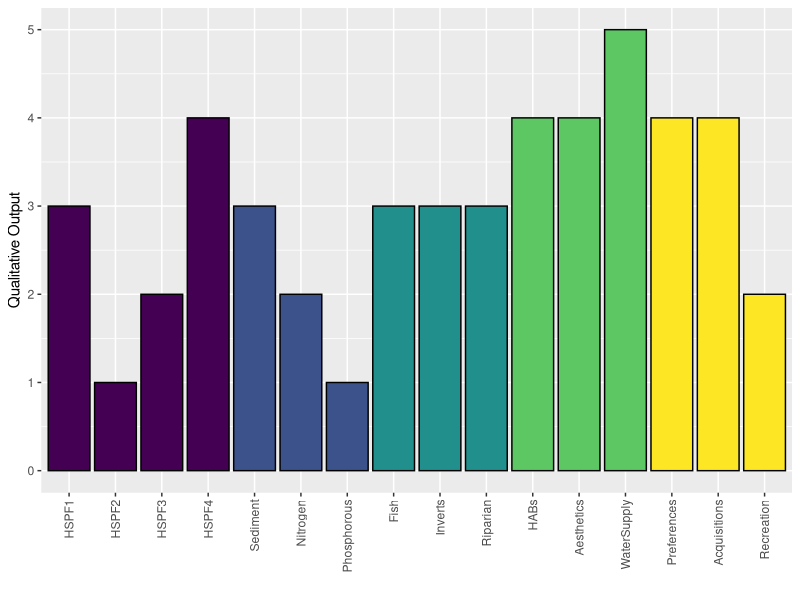
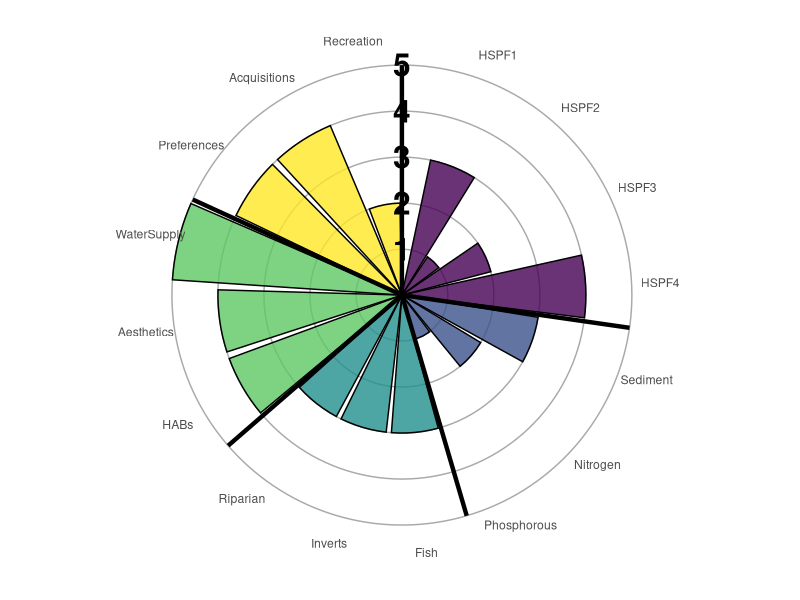
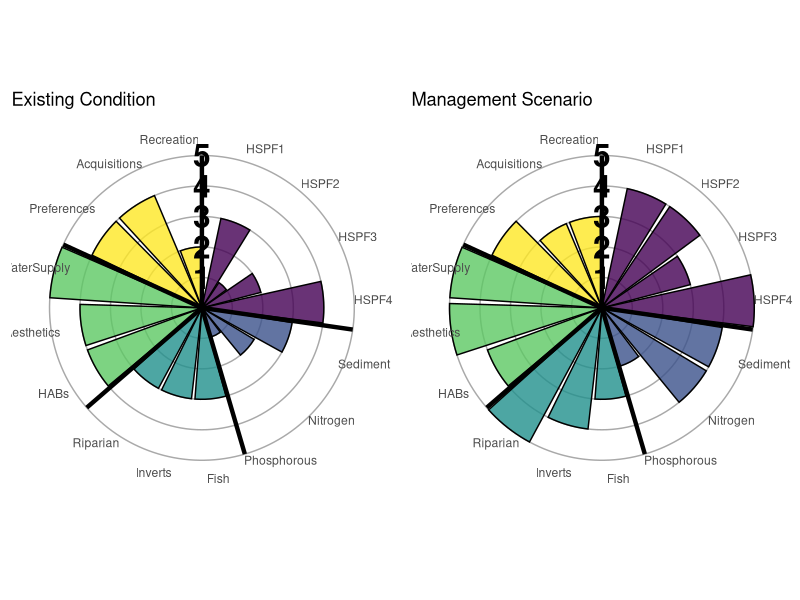
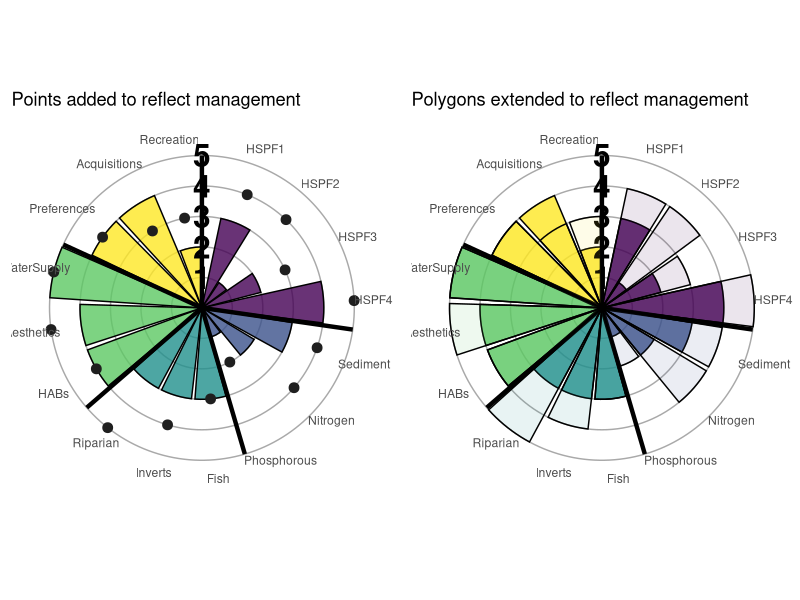
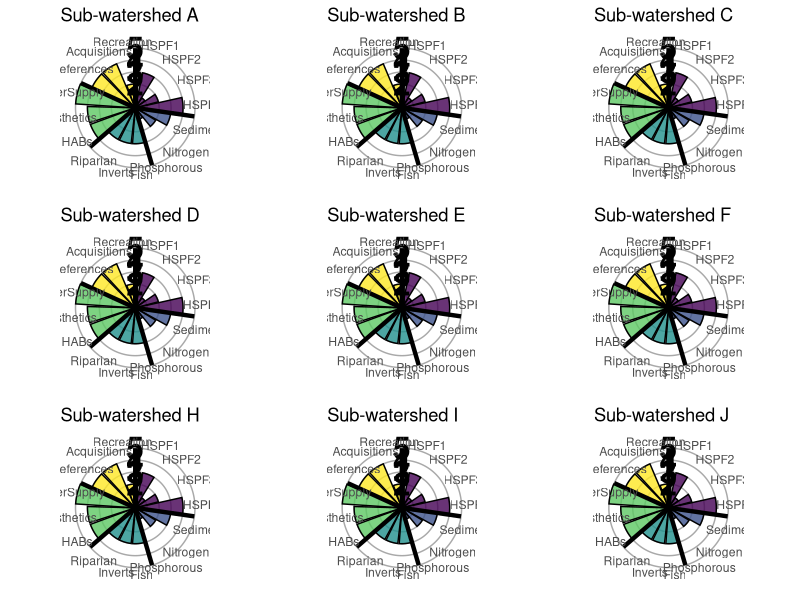

Reproduce these figures in R, in order.
## ---- chunk 1
#Markdown options
knitr::opts_chunk$set(echo=FALSE, warning=FALSE, message = FALSE) 

##########
#Clear local memory
rm(list=ls(all=TRUE))

##########
#Load R package containing color palette
library(viridis)

#Load R package containing rose diagram using base R
#library(CircStats)

#Load R package containing lots of plotting commands
library(ggplot2)
library(forcats)
library(gridExtra)
## ---- chunk 2
#Specify a hypothetical data set as a data frame
brewer <- list(Category=NA, Metric=NA, ExCond=NA, MgmtScen=NA, Color=NA)

brewer$Category <- c("Hydrology", "Hydrology", "Hydrology", "Hydrology", 
                     "WQ", "WQ", "WQ", 
                     "Biodiversity", "Biodiversity", "Biodiversity", 
                     "Lake", "Lake", "Lake", 
                     "Social", "Social", "Social")

brewer$Metric <- c("HSPF1", "HSPF2", "HSPF3", "HSPF4", 
                     "Sediment", "Nitrogen", "Phosphorous", 
                     "Fish", "Inverts", "Riparian", 
                     "HABs", "Aesthetics", "WaterSupply", 
                     "Preferences", "Acquisitions", "Recreation")

brewer$ExCond <- c(3,1,2,4,
                   3,2,1,
                   3,3,3,
                   4,4,5,
                   4,4,2)

brewer$MgmtScen <- c(4,4,3,5,
                   4,4,2,
                   3,4,5,
                   4,5,5,
                   4,3,3)

brewer$Color <- c(viridis(5)[1], viridis(5)[1], viridis(5)[1], viridis(5)[1],
                  viridis(5)[2], viridis(5)[2], viridis(5)[2],
                  viridis(5)[3], viridis(5)[3], viridis(5)[3],
                  viridis(5)[4], viridis(5)[4], viridis(5)[4],
                  viridis(5)[5], viridis(5)[5], viridis(5)[5])

#Create a data frame from this list
brewer.df <- as.data.frame(brewer)

#Send output table for the Brewer Lake outcomes
knitr::kable(brewer.df[,1:4], caption="Table 1. Hypothetical output data from Brewer Lake Watershed assessment.", align="c") 
## ---- chunk 3
#OLD CODE for constructing a bar plot with base R
#Plot settings for turning axis labels and setting margins
#par(las=2, mar=c(6,3,1,1))
#barplot(height=brewer$ExCond, names=brewer$Metric,
#        col=brewer$Color, 
#        main="", ylab="Qualitative Output")
#box()

##########
#Construct a bar plot with ggplot based on the brewer data frame
#fct_inorder reorders the data set to match the original (rather than alphabetically)
ggplot(data=brewer.df, aes(x=fct_inorder(Metric), y=ExCond)) +
  #Add bar plot
  geom_bar(stat = "identity", fill=brewer.df$Color, col="black") + 
  #Turn axis labels
  theme(axis.text.x = element_text(angle = 90, vjust = 0.5, hjust=1)) + 
  #Add axis titles
  xlab("") + ylab("Qualitative Output")

## ---- chunk 4
#Construct a circular bar plot with ggplot
#Help: https://r-graph-gallery.com/web-circular-barplot-with-R-and-ggplot2.html

#Open the ggplot dialog based on the brewer data frame
#fct_inorder reorders the data set to match the original (rather than alphabetically)
brewer.ExCond <- ggplot(data=brewer.df, aes(x=fct_inorder(Metric), y=ExCond)) +
  
  #Make custom panel grid
  geom_hline(aes(yintercept = y), data.frame(y = c(0:5)), color = "darkgrey") +
  
  #Add bars 
  geom_col(aes(x=fct_inorder(Metric), y=ExCond), col="black", fill = brewer$Color, alpha=0.8, show.legend = FALSE) +
  
  #Change ylimits
  ylim(0,5) +

  #Move to circular coordinate system
  coord_polar() + 
  
  #Annotate figure with output levels
    annotate(x=0, y=1, label="1", geom="text", cex=8, fontface=2) +
    annotate(x=0, y=2, label="2", geom="text", cex=8, fontface=2) +
    annotate(x=0, y=3, label="3", geom="text", cex=8, fontface=2) +
    annotate(x=0, y=4, label="4", geom="text", cex=8, fontface=2) +
    annotate(x=0, y=5, label="5", geom="text", cex=8, fontface=2) +
  
  #Annotate figure with output categories?
    #annotate(x=2.5, y=5, label="Hydrology", geom="text", angle = -60, cex=8, fontface=2) +
  
  #Add lines breaking the categories of outputs
    geom_vline(aes(xintercept = 0), linewidth=1.5) +
    geom_vline(aes(xintercept = 4.5), linewidth=1.5) +
    geom_vline(aes(xintercept = 7.5), linewidth=1.5) +
    geom_vline(aes(xintercept = 10.5), linewidth=1.5) +
    geom_vline(aes(xintercept = 13.5), linewidth=1.5) +

  #Add and modify chart elements
    #remove axis ticks and text
    theme(axis.title = element_blank(), axis.ticks = element_blank(),axis.text.y = element_blank()) +
    #change background color to white
    theme(panel.background = element_rect(fill = "white", color = "white")) + 
    #remove extra grid lines
    theme(panel.grid = element_blank(), panel.grid.major.x = element_blank()) 

#Render the figure 
brewer.ExCond
## ---- chunk 5
#CREATE A PLOT FOR MANAGEMENT SCENARIOS

##########
#Construct a circular bar plot with ggplot
#Help: https://r-graph-gallery.com/web-circular-barplot-with-R-and-ggplot2.html

#Open the ggplot dialog based on the brewer data frame
#fct_inorder reorders the data set to match the original (rather than alphabetically)
brewer.MgmtScen <- ggplot(data=brewer.df, aes(x=fct_inorder(Metric), y=MgmtScen)) +
  
  #Make custom panel grid
  geom_hline(aes(yintercept = y), data.frame(y = c(0:5)), color = "darkgrey") +
  
  #Add bars 
  geom_col(aes(x=fct_inorder(Metric), y=MgmtScen), col="black", fill = brewer$Color, alpha=0.8, show.legend = FALSE) +
  
  #Change ylimits
  ylim(0,5) +

  #Move to circular coordinate system
  coord_polar() + 
  
  #Annotate figure with output levels
    annotate(x=0, y=1, label="1", geom="text", cex=8, fontface=2) +
    annotate(x=0, y=2, label="2", geom="text", cex=8, fontface=2) +
    annotate(x=0, y=3, label="3", geom="text", cex=8, fontface=2) +
    annotate(x=0, y=4, label="4", geom="text", cex=8, fontface=2) +
    annotate(x=0, y=5, label="5", geom="text", cex=8, fontface=2) +
  
  #Annotate figure with output categories?
    #annotate(x=2.5, y=5, label="Hydrology", geom="text", angle = -60, cex=8, fontface=2) +
  
  #Add lines breaking the categories of outputs
    geom_vline(aes(xintercept = 0), linewidth=1.5) +
    geom_vline(aes(xintercept = 4.5), linewidth=1.5) +
    geom_vline(aes(xintercept = 7.5), linewidth=1.5) +
    geom_vline(aes(xintercept = 10.5), linewidth=1.5) +
    geom_vline(aes(xintercept = 13.5), linewidth=1.5) +

  #Add and modify chart elements
    #remove axis ticks and text
    theme(axis.title = element_blank(), axis.ticks = element_blank(),axis.text.y = element_blank()) +
    #change background color to white
    theme(panel.background = element_rect(fill = "white", color = "white")) + 
    #remove extra grid lines
    theme(panel.grid = element_blank(), panel.grid.major.x = element_blank()) 

##########
#Render the figure 
grid.arrange(brewer.ExCond + ggtitle("Existing Condition"),
             brewer.MgmtScen + ggtitle("Management Scenario"), 
             nrow = 1, ncol=2)
## ---- chunk 6
#Add features to the prior plot reflecting management scenarios
brewer.Mgmt.points <- brewer.ExCond + 
  #Add data points reflecting management
  geom_point(aes(x=fct_inorder(Metric), y=MgmtScen), size = 3, color = "gray12")

##########
#Add features to the prior plot reflecting management scenarios
brewer.Mgmt.poly <- brewer.ExCond + 
  #Add data points reflecting management
  geom_col(aes(x=fct_inorder(Metric), y=MgmtScen), col="black", fill = brewer$Color, alpha=0.1, show.legend = FALSE)

##########
#Render the figure 
grid.arrange(brewer.Mgmt.points + ggtitle("Points added to reflect management"),
             brewer.Mgmt.poly + ggtitle("Polygons extended to reflect management"), 
             nrow = 1, ncol=2)
## ---- chunk 7
#Render the figure 
grid.arrange(brewer.ExCond + ggtitle("Sub-watershed A"), 
             brewer.ExCond + ggtitle("Sub-watershed B"),
             brewer.ExCond + ggtitle("Sub-watershed C"),
             brewer.ExCond + ggtitle("Sub-watershed D"), 
             brewer.ExCond + ggtitle("Sub-watershed E"),
             brewer.ExCond + ggtitle("Sub-watershed F"),
             brewer.ExCond + ggtitle("Sub-watershed H"), 
             brewer.ExCond + ggtitle("Sub-watershed I"),
             brewer.ExCond + ggtitle("Sub-watershed J"),
             nrow = 3, ncol=3)

